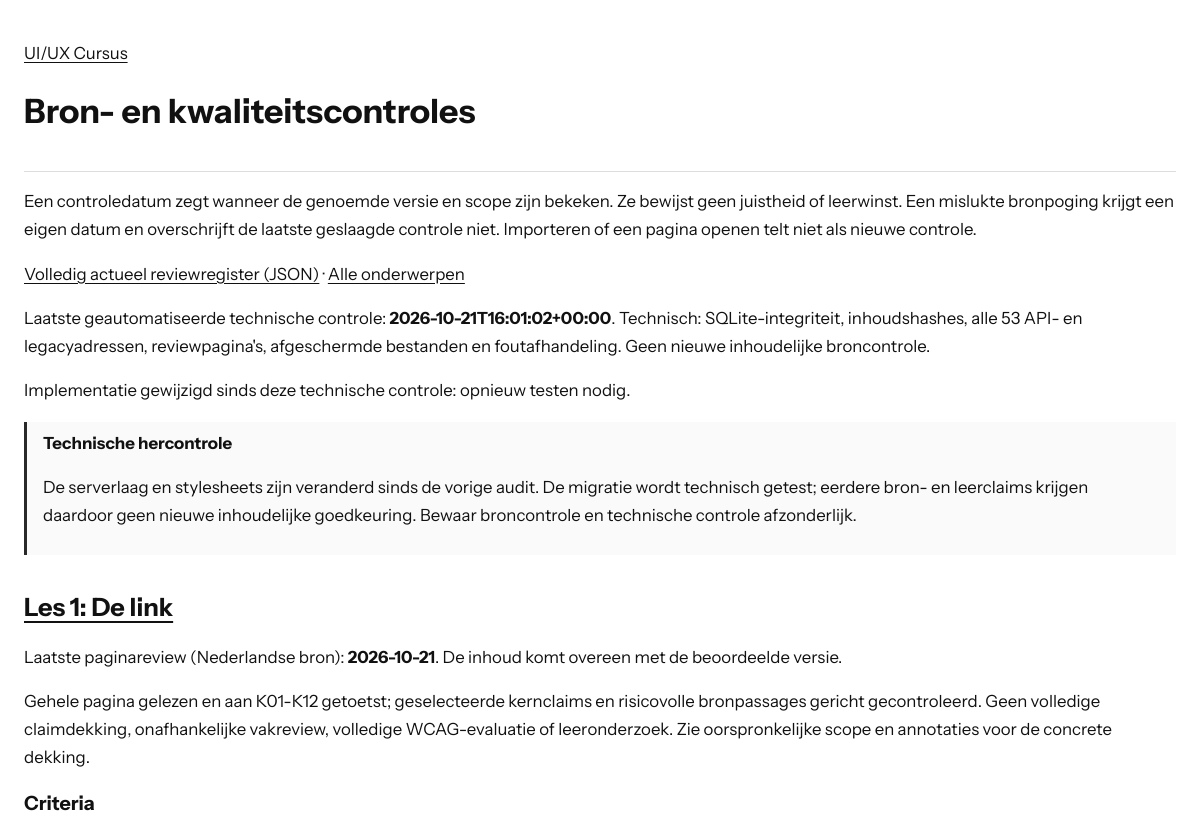
Page /checks.php?topic=les-de-link (upper part) on the earlier database version.
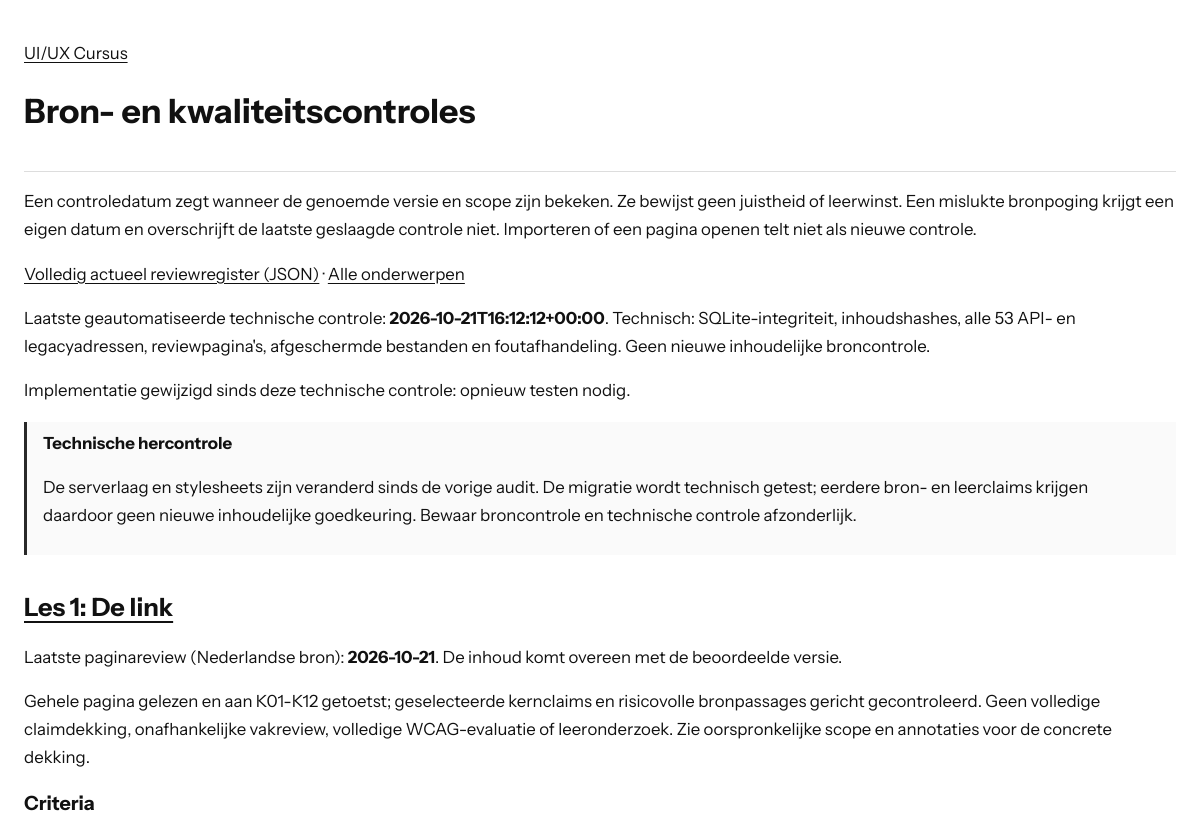
Same page on the later database version.
### tables this page shows
CREATE TABLE metadata (key TEXT PRIMARY KEY, value TEXT NOT NULL);

### lib/course.php (called while the page is built, shortened)
<?php
function course_decode(string $value): array
{
    return json_decode($value, true, 512, JSON_THROW_ON_ERROR);
}
function course_meta(PDO $db, string $key): array
{
    $q = $db->prepare('SELECT value FROM metadata WHERE key = ?');
    $q->execute([$key]);
    $value = $q->fetchColumn();
    return $value === false ? [] : course_decode($value);
}
function course_topics(PDO $db): array
{
    $q = $db->prepare('SELECT id, metadata_json FROM topics ORDER BY position');
    $q->execute();
    return array_map(static function (array $row): array {
        $topic = course_decode($row['metadata_json']);
        $topic['contentFile'] = 'api.php?resource=content&id=' . rawurlencode($row['id']) . '&lang=nl';
        return $topic;
    }, $q->fetchAll());
}
function course_review(PDO $db, string $id): ?array
{
    $q = $db->prepare('SELECT p.*, c.content_hash FROM page_reviews p JOIN contents c ON c.topic_id=p.topic_id AND c.lang=? WHERE p.topic_id=?');
    $q->execute(['nl', $id]);
    $row = $q->fetch();
    $review = course_decode($row['review_json']);
    $review['review_language'] = 'nl';
    $review['last_checked_at'] = $row['last_checked_at'];
    $review['checked_hash'] = $row['checked_hash'];
    $review['current_hash'] = $row['content_hash'];
    $review['needs_content_review'] = $row['checked_hash'] !== $row['content_hash'];
    $q = $db->prepare('SELECT * FROM criterion_checks WHERE topic_id=? ORDER BY criterion');
    $q->execute([$id]);
    foreach ($q as $item) {
        $review['criteria'][$item['criterion']] = [
            'status' => $item['status'], 'evidence' => $item['evidence'],
            'last_checked_at' => $item['last_checked_at'], 'checked_hash' => $item['checked_hash'],
            'needs_review' => $item['checked_hash'] !== $row['content_hash'],
        ];
    }
    $q = $db->prepare('SELECT * FROM claims WHERE topic_id=? ORDER BY id');
    $q->execute([$id]);
    $review['claims'] = [];
    foreach ($q as $item) {
        $claim = course_decode($item['claim_json']);
        $claim['verification'] = $item['verification'];
        $claim['last_attempted_at'] = $item['last_attempted_at'];
        $claim['last_checked_at'] = $item['last_checked_at'];
        $claim['checked_hash'] = $item['checked_hash'];
        $claim['needs_review'] = $item['last_checked_at'] === null || $item['checked_hash'] !== $row['content_hash'];
        $review['claims'][] = $claim;
    }
    return $review;
}
function course_dependencies(PDO $db): array
{
    $expected = course_meta($db, 'audit')['dependency_hashes'] ?? [];
    $result = [];
    foreach ($expected as $file => $hash) {
        $path = COURSE_ROOT . '/' . $file;
        $current = is_file($path) ? hash_file('sha256', $path) : null;
        $result[] = ['file' => $file, 'checked_hash' => $hash, 'current_hash' => $current, 'needs_review' => $current !== $hash];
    }
    return $result;
}
function course_e(mixed $text): string
{
    return htmlspecialchars((string)$text, ENT_QUOTES | ENT_SUBSTITUTE, 'UTF-8');
}
function course_slug(mixed $value): ?string
{
    return is_string($value) && preg_match('/\A[a-z0-9]+(?:-[a-z0-9]+)*\z/D', $value) ? $value : null;
}

### checks.php (the view, shortened to what this page needs)
<?php
require_once __DIR__ . '/lib/course.php';
try {
    $db = course_db();
    $topics = course_topics($db);
    $selected = isset($_GET['topic']) ? course_slug($_GET['topic']) : null;
    $review = $selected !== null ? course_review($db, $selected) : null;
    $reviews = $selected === null ? course_reviews($db)['records'] : [$review];
} catch (Throwable $error) {
    error_log('Course checks: ' . $error->getMessage());
    http_response_code(503);
    exit('De controles zijn tijdelijk niet beschikbaar.');
}
?>
<!doctype html>
<html lang="nl"><head><meta charset="utf-8"><meta name="viewport" content="width=device-width,initial-scale=1">
<title>Bron- en kwaliteitscontroles - UI/UX Cursus</title><link rel="stylesheet" href="styles/checks.css?v=instrument1"></head>
<body><header><a href="index.php">UI/UX Cursus</a><h1>Bron- en kwaliteitscontroles</h1></header><main>
<p>Een controledatum zegt wanneer de genoemde versie en scope zijn bekeken. Ze bewijst geen juistheid of leerwinst. Een mislukte bronpoging krijgt een eigen datum en overschrijft de laatste geslaagde controle niet. Importeren of een pagina openen telt niet als nieuwe controle.</p>
<p><a href="api.php?resource=reviews">Volledig actueel reviewregister (JSON)</a> · <a href="checks.php">Alle onderwerpen</a></p>
<?php $technical = course_meta($db, 'technical_validation'); if ($technical): ?>
<p>Laatste geautomatiseerde technische controle: <strong><?= course_e($technical['validated_at']) ?></strong>. <?= course_e($technical['scope']) ?></p>
<?php $technicalChanged = array_filter($technical['file_hashes'], static fn(string $hash, string $file): bool => !is_file(COURSE_ROOT . '/' . $file) || hash_file('sha256', COURSE_ROOT . '/' . $file) !== $hash, ARRAY_FILTER_USE_BOTH); if ($technicalChanged): ?><p>Implementatie gewijzigd sinds deze technische controle: opnieuw testen nodig.</p><?php endif; ?>
<?php endif; ?>
<?php $changed = array_filter(course_dependencies($db), static fn(array $r): bool => $r['needs_review']); ?>
<?php if ($changed): ?><aside><strong>Technische hercontrole</strong><p>De serverlaag en stylesheets zijn veranderd sinds de vorige audit. De migratie wordt technisch getest; eerdere bron- en leerclaims krijgen daardoor geen nieuwe inhoudelijke goedkeuring. Bewaar broncontrole en technische controle afzonderlijk.</p></aside><?php endif; ?>
<?php foreach ($reviews as $item): ?>
<section><h2><a href="index.php?topic=<?= course_e($item['id']) ?>#<?= course_e($item['id']) ?>"><?= course_e(array_values(array_filter($topics, static fn(array $t): bool => $t['id'] === $item['id']))[0]['titel']) ?></a></h2>
<p>Laatste paginareview (Nederlandse bron): <strong><?= course_e($item['last_checked_at'] ?? 'nog niet gecontroleerd') ?></strong>. <?= $item['needs_content_review'] ? 'Inhoud gewijzigd sinds deze review: hercontrole nodig.' : 'De inhoud komt overeen met de beoordeelde versie.' ?></p>
<p><?= course_e($item['review_scope'] ?? '') ?></p>
<?php if ($selected === null): ?><p><a href="checks.php?topic=<?= course_e($item['id']) ?>">Bekijk criteria, bronclaims en controledatums</a></p><?php else: ?>
<h3>Criteria</h3>
<?php endif; ?></section>
<?php endforeach; ?>
</main></body></html>

### styles/checks.css (style rules this page uses)
:root { color-scheme: light; }
body { max-width: 76rem; margin: auto; padding: 1.5rem; color: #111; background: white; font: 1.05rem/1.65 "Instrument Sans",system-ui,sans-serif; }
h1,h2,h3,h4 { font-family: "Instrument Sans",system-ui,sans-serif; line-height: 1.25; overflow-wrap: anywhere; }
header,section,article { padding-block: 1rem; border-bottom: 1px solid #ddd; }
a { color: inherit; text-underline-offset: .2em; }
aside { border-left: 3px solid #292929; padding: .5rem 1rem; background: #fafafa; }

Differences in the rows shown:
changed metadata: value "2026-10-21T16:01:02+00:00" → "2026-10-21T16:12:12+00:00"
